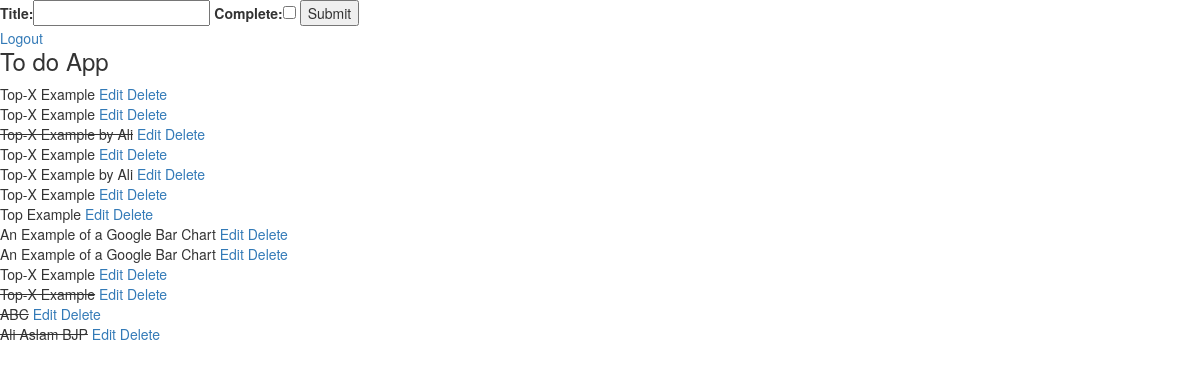
Page /list/ on the committed database.
### crud_ajax/models.py (models this page shows, shortened)
class Tasks(models.Model):
	title = models.CharField(max_length=200)
	complete = models.BooleanField(default=False)
	created = models.DateTimeField(auto_now_add=True)

### crud_ajax/views.py (the view)
# urls.py: path('list/',views.index,name="list"),
def index(request):
    tasks = Tasks.objects.all()
    form = TaskForm()
    if request.method == 'POST':
        form =  TaskForm(request.POST)
        if form.is_valid():
            form.save()
            messages.success(request,'Data Saved Successfully')
            return redirect('/list')
    context = {'tasks':tasks,'form':form}
    return render(request,'crud_ajax/list.html',context)

### crud_ajax/forms.py
class TaskForm(forms.ModelForm):
    class Meta:
        model = Tasks
        exclude=['']

### crud_ajax/templates/crud_ajax/list.html (shortened to what this page needs)
<!DOCTYPE html>
<html>
<head>
</head>
<body>
	<form method="post" action="">
	{{form}}
	<input type="submit" name="sunmit">
</form>
        {% include 'crud_ajax/message.html' %}
        {% block content %}
      <div class="navbar-nav ml-auto">
            <a href="{% url 'logout' %}" class="nav-item nav-link">Logout</a>
        </div>
<h3>To do App</h3>
{% for i in tasks %}
{% if i.complete == True %}
<strike>{{i.title}}</strike>
{% else %}
<span>{{i.title}}</span>
{% endif %}
<a href="{% url 'update_list' i.id %}">Edit
</a>
<a href="{% url 'delete_list' i.id %}">Delete
</a><br>
{%endfor%}
 {% endblock content %}

### rows in the picture
Tasks: title "Top-X Example"
Tasks: title "Top-X Example"
Tasks: title "Top-X Example by Ali"
Tasks: title "Top-X Example"
Tasks: title "Top-X Example by Ali"
Tasks: title "Top-X Example"
Tasks: title "Top Example"
Tasks: title "An Example of a Google Bar Chart"
Tasks: title "An Example of a Google Bar Chart"
Tasks: title "Top-X Example"
Tasks: title "Top-X Example"
Tasks: title "ABC"
Tasks: title "Ali Aslam BJP"
